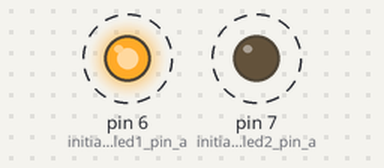
The sketch below on a simulated Arduino Nano, built with avr-gcc and run on an emulated ATmega328P. Shown: output pins drawn as LEDs (lit = HIGH). Dashed ring = blinking.

Above: at 0.5 s.
Timing chart, 0 to 4.6 s (numbered marks = the images above):
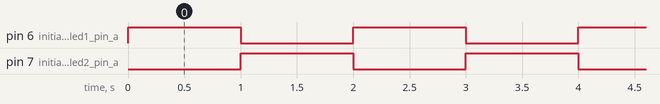

The sketch:

_1._led_blink.ino
```cpp
//--- Begin code (copy from here)---
void setup() {
  // put your setup code here, to run once:
  pinMode(6,OUTPUT);//initialize the led1 pin as OUTPUT
  pinMode(7,OUTPUT);//initialize the led2 pin as OUTPUT
}
void loop() {
  // put your main code here, to run repeatedly:
  digitalWrite(6,HIGH);//LED1 ON
  delay(1000);//LED1 ON 1 second
  digitalWrite(6,LOW);//LED1 OFF
  digitalWrite(7,HIGH);//LED2 ON
  delay(1000);//LED2 ON 1 second
  digitalWrite(7,LOW);//LED2 OFF
}//--- End code (copy to here)---
```

Measured:
- by itself, pin 6 (initialize_the_led1_pin_a), pin 7 (initialize_the_led2_pin_a): alternates HIGH for 1.0 s and LOW for 1.0 s
- by itself, everything shown: repeats every 2.0 s, in 3 steps
